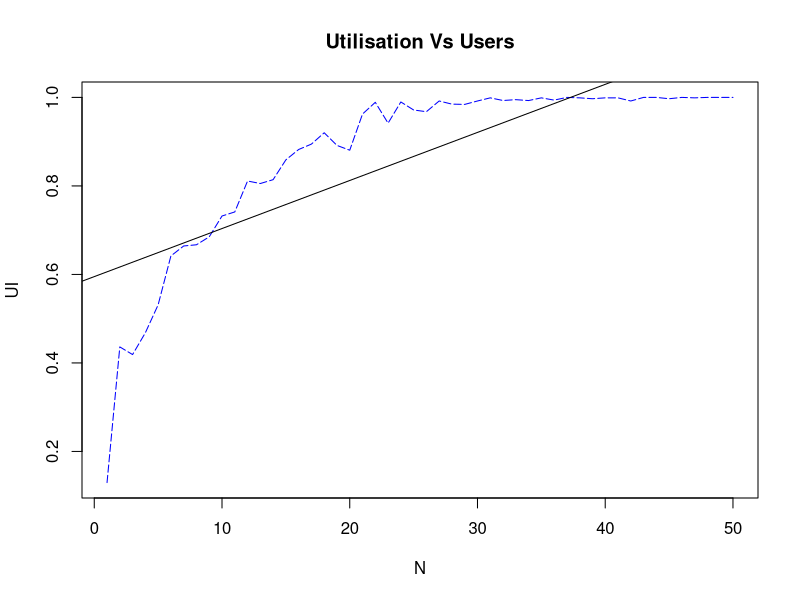
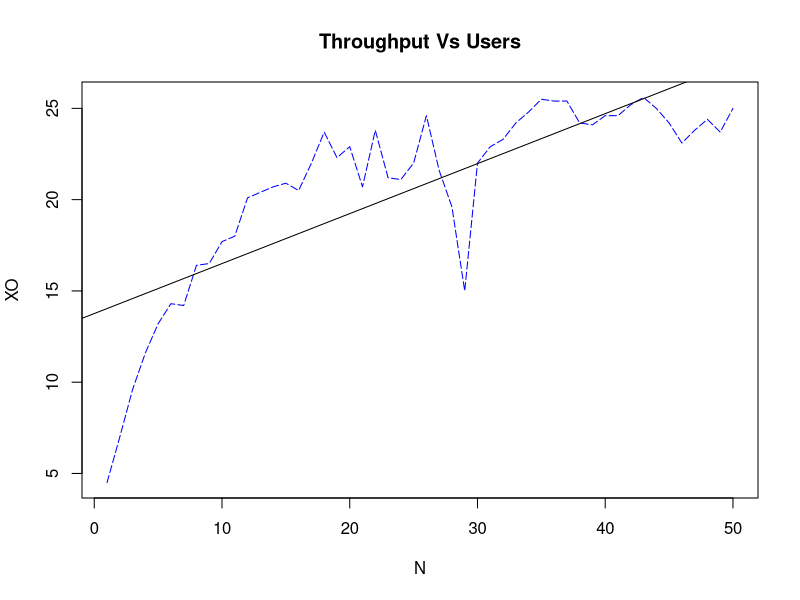
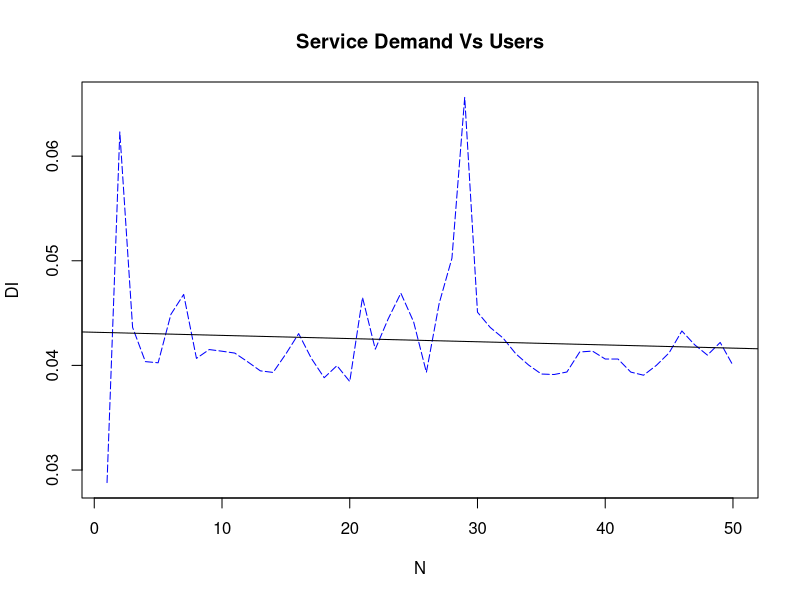
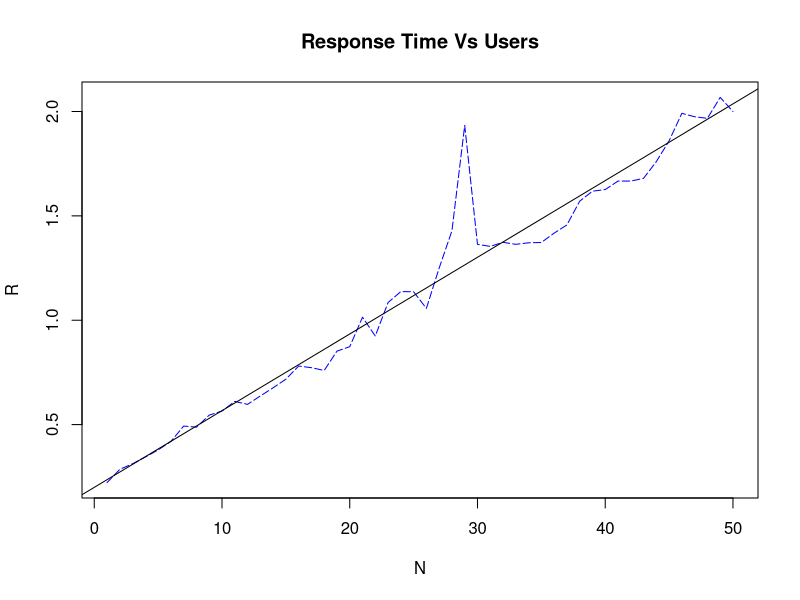

The R source for these figures, in order:
setwd ("C:\\Users\\Tom\\Desktop\\EAA_CA2_X00115013")

# Thomas Murray X00115013
# CA2 EAA

#Read in data from results.dat
perfdata <- read.table("results.dat", header=TRUE, )

#Set Time
timeTest <- 10
#Set Percentage
percent <- 100
#Get the average utilization
avgutil <- 100 - perfdata$IDLE;

#Users
n <- perfdata$N

#Calculate utilisation
calcUI <- function(){
ui <- avgutil/percent
}

#Calculate throughput
calcXO <- function(){
x0 <- perfdata$C0/timeTest;
}

#Calculate service demand
calcDI <- function(){
di <- calcUI()/calcXO()
}

#Calculate response time
calcR <- function(){
r <- n/calcXO()
}

dev.new()
# Creating a Graph for utilisation Vs Users
plot(n, calcUI(),type="l", col="blue", lty=5, ylab = 'UI' , xlab = 'N') 
abline(lm(calcUI()~n))
title("Utilisation Vs Users")


dev.new()
# Creating a Graph for Throughput  Vs Users
plot(n, calcXO(),type="l", col="blue", lty=5, ylab = 'XO' , xlab = 'N') 
abline(lm(calcXO()~n))
title("Throughput Vs Users")


dev.new()
# Creating a Graph for Service Demand  Vs Users
plot(n, calcDI(),type="l", col="blue", lty=5, ylab = 'DI' , xlab = 'N') 
abline(lm(calcDI()~n))
title("Service Demand Vs Users")


dev.new()
# Creating a Graph for Response Time  Vs Users
plot(n, calcR(),type="l", col="blue", lty=5, ylab = 'R' , xlab = 'N') 
abline(lm(calcR()~n))
title("Response Time Vs Users")

#Print Utilisation Summary
print("Utilisation Summary")
print(summary(calcUI()))

#Print Throughput Summary
print("Throughput Summary")
print(summary(calcXO()))

#Print Service Demand Summary
print("Service Demand Summary")
print(summary(calcDI()))

#Print Response Time Summary
print("Response Time Summary")
print(summary(calcR()))

#Calculate utilisation average
print("Utilisation average")
ui <- mean(avgutil/percent)
print(ui)

#Calculate throughput average
print("Throughput average")
x0 <- mean(perfdata$C0/timeTest)
print(x0)

#Calculate service demand average
print("Service demand average")
di <- mean(ui/x0)
print(di)

#Calculate response time average
print("Response time average")
r <- mean(perfdata$N/x0)
print(r)
